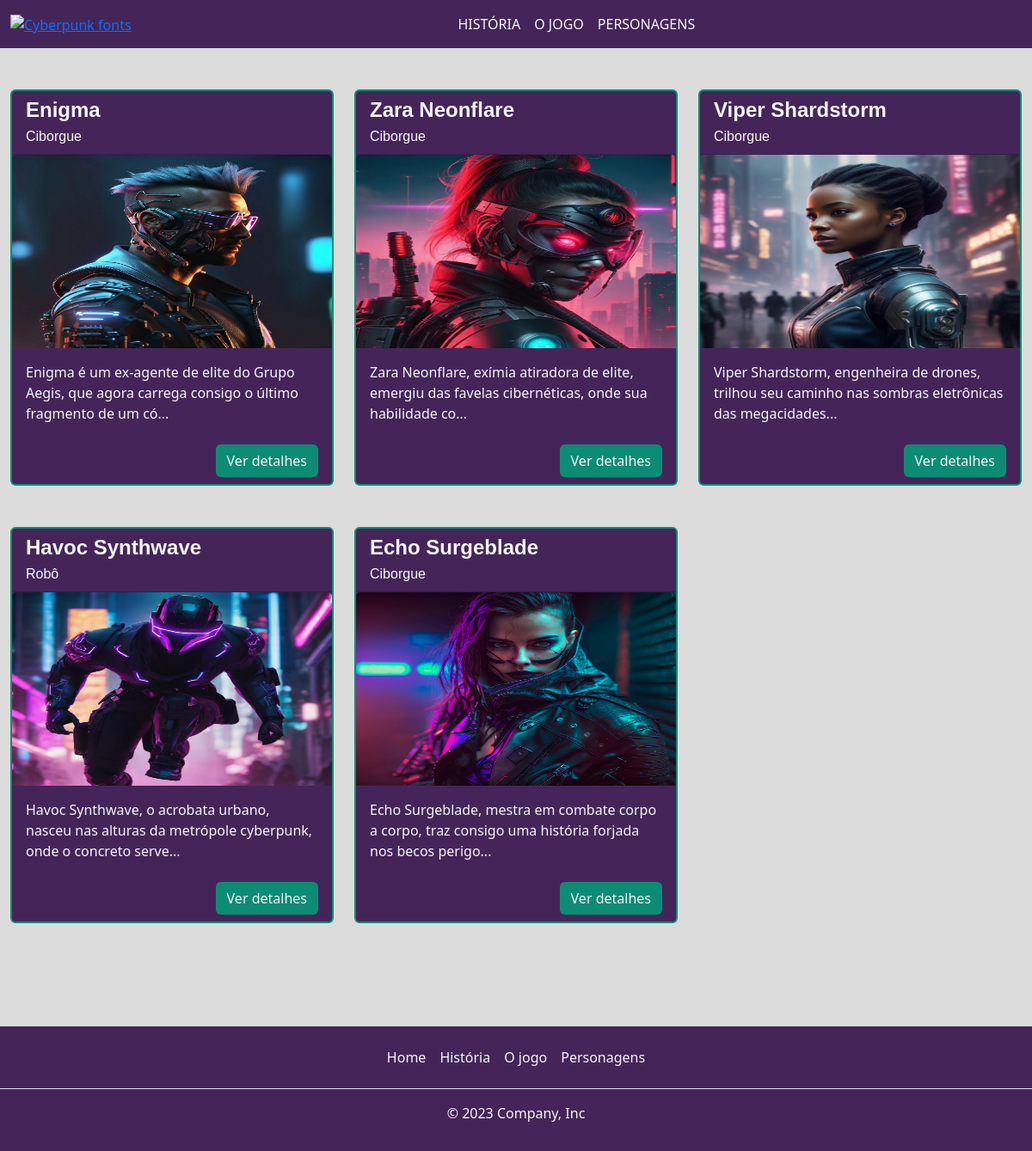
/personagens, run on an earlier commit of the app's database.
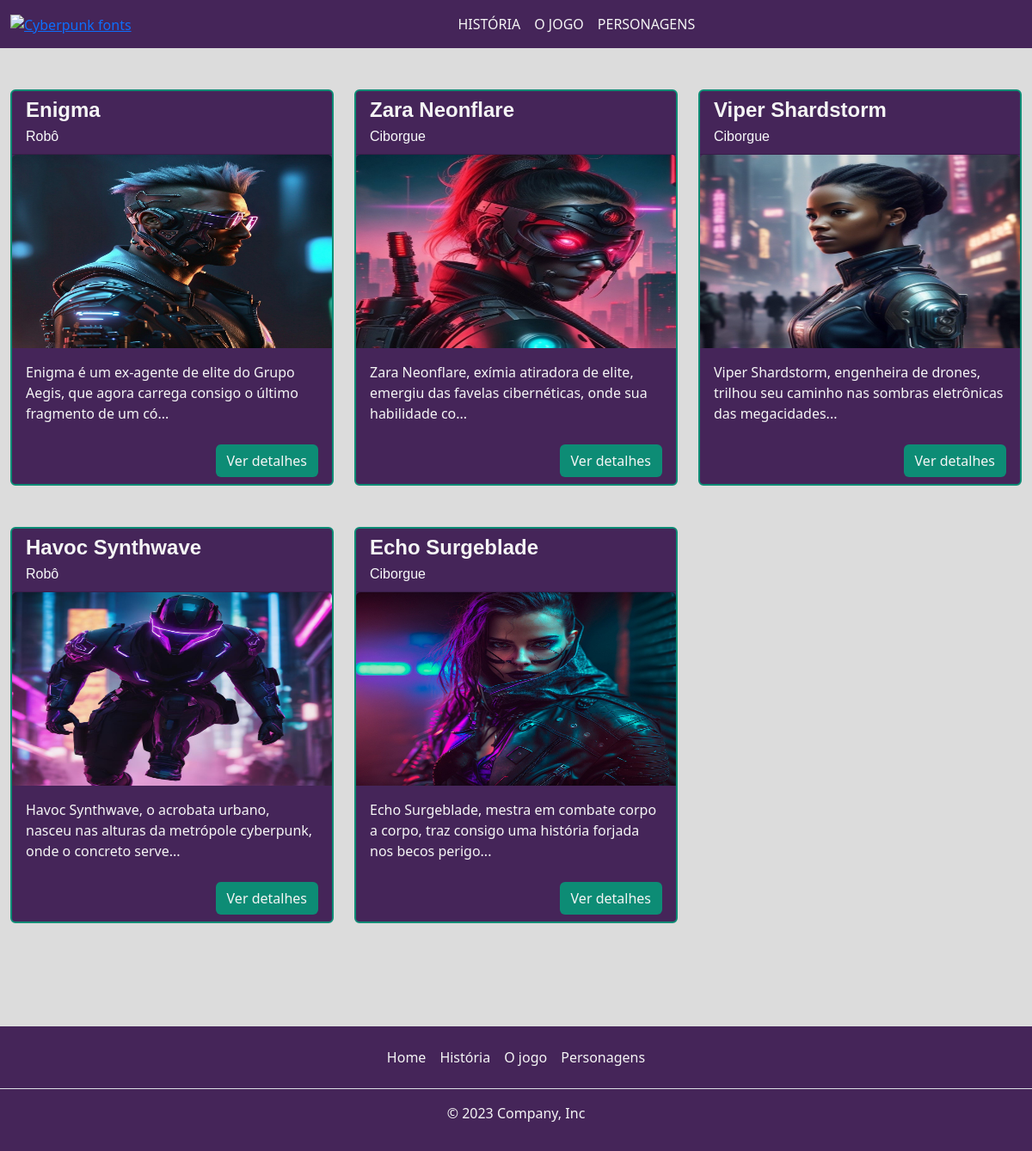
And on a later commit of the database.
### tables this page shows
CREATE TABLE "personagens" (
	"id"	integer,
	"nome"	text NOT NULL,
	"ocupacao"	text NOT NULL,
	"forca"	integer NOT NULL,
	"destreza"	integer NOT NULL,
	"inteligencia"	integer NOT NULL,
	"idade"	integer,
	"habilidade"	TEXT NOT NULL,
	"historia"	text,
	"imagem"	text,
	PRIMARY KEY("id" AUTOINCREMENT)
);

### app.py (the view)
@app.route("/personagens")
def exibir_personagens():
    lista_personagens = db_utils.retornar_personagens()
    return render_template("public/personagens.html", personagens=lista_personagens)

### db_utils.py (called while the page is built)
def retornar_personagens():
    try:
        conn = sqlite3.connect("database.db")
        cursor = conn.cursor()
        sql_select = "SELECT * FROM personagens"
        cursor.execute(sql_select)
        personagens = cursor.fetchall()
        conn.close()
        return personagens
    except:
        return False

### templates/public/personagens.html (shortened to what this page needs)
{% extends 'base-public.html' %}
{% block public_content %}
    <div class="album py-5">
        <div class="container">
            <div class="row">
                {% for id, nome, classe, forca, destreza, inteligencia, idade, habilidade, historia, imagem in personagens %}
                    {% set historia_resumida = "historia" if historia|length < 100 else historia[:100] ~ '...' %}
                    <div class="col-md-4">
                        <div class="card mb-5">
                            <div class="card-header text-light">
                                <h4 class="card-title">{{ nome }}</h4>
                                <p class="card-subtitle">{{ classe }}</p>
                            </div>
                            <img class="card-img-top" alt="Thumbnail [100%x225]" src="{{ imagem }}">
                            <div class="card-body">
                                <p class="card-text">{{ historia_resumida }}</p>
                            </div>
                            <div class="card-footer d-flex justify-content-end">
                                <a href="#" class="btn">Ver detalhes</a>
                            </div>
                        </div>
                    </div>
                {% endfor %}
            </div>
        </div>
    </div>
{% endblock %}

What changed in the data, as far as the page shows it:
changed personagens "Enigma": ocupacao "Ciborgue" → "Robô"
